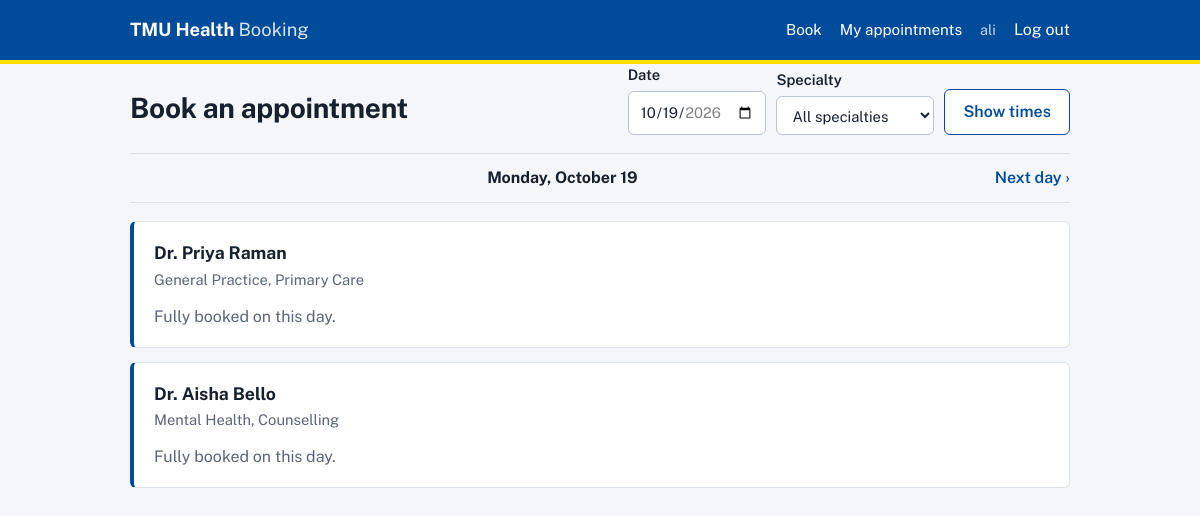
/book (signed in), run on the app's committed database.
### tables this page shows
CREATE TABLE users (
    id            INTEGER PRIMARY KEY AUTOINCREMENT,
    full_name     TEXT    NOT NULL,
    email         TEXT    NOT NULL UNIQUE,
    student_id    TEXT,
    password_hash TEXT    NOT NULL,
    role          TEXT    NOT NULL CHECK (role IN ('patient', 'admin')),
    created_at    TEXT    NOT NULL DEFAULT (datetime('now'))
);

CREATE TABLE doctors (
    id         INTEGER PRIMARY KEY AUTOINCREMENT,
    full_name  TEXT NOT NULL,
    specialty  TEXT NOT NULL,
    department TEXT NOT NULL
);

### booking.py (the view)
@bp.route("/book")
@login_required(role="patient")
def book():
    first, last = bookable_range()
    day = parse_date(request.args.get("date")) or first
    if not first <= day <= last:
        flash(f"Pick a date between {first:%b %d} and {last:%b %d}.", "error")
        day = first
    specialty = request.args.get("specialty") or None
    return render_template(
        "book.html",
        day=day, prev_day=max(first, day - timedelta(days=1)), next_day=min(last, day + timedelta(days=1)),
        first=first, last=last,
        specialty=specialty, specialties=specialties(),
        results=search_availability(day, specialty),
    )

### auth.py (called while the page is built)
def csrf_token():
    if "csrf" not in session:
        session["csrf"] = secrets.token_hex(16)
    return session["csrf"]

def check_csrf():
    if request.method == "POST":
        sent = request.form.get("csrf", "")
        if not hmac.compare_digest(sent, session.get("csrf", "")):
            abort(400, "Form expired. Go back, refresh the page, and try again.")

@bp.before_app_request
def load_user():
    check_csrf()
    uid = session.get("user_id")
    g.user = None
    if uid is not None:
        g.user = get_db().execute("SELECT * FROM users WHERE id = ?", (uid,)).fetchone()

def login_required(role=None):
    def decorator(view):
        @functools.wraps(view)
        def wrapped(**kwargs):
            if g.user is None:
                flash("Log in to continue.", "info")
                return redirect(url_for("auth.login", next=request.path))
            if role and g.user["role"] != role:
                abort(403)
            return view(**kwargs)
        return wrapped
    return decorator

### db.py (called while the page is built)
def get_db():
    if "db" not in g:
        g.db = sqlite3.connect(current_app.config["DATABASE"])
        g.db.row_factory = sqlite3.Row
        g.db.execute("PRAGMA foreign_keys = ON")
    return g.db

### scheduling.py (called while the page is built)
def parse_date(value):
    try:
        return datetime.strptime(value, "%Y-%m-%d").date()
    except (TypeError, ValueError):
        return None

def bookable_range():
    today = date.today()
    return today, today + timedelta(days=BOOKING_WINDOW_DAYS)

def _times_between(start, end, minutes):
    t = datetime.strptime(start, "%H:%M")
    stop = datetime.strptime(end, "%H:%M")
    while t + timedelta(minutes=minutes) <= stop:
        yield t.strftime("%H:%M")
        t += timedelta(minutes=minutes)

def all_slots(doctor_id, day):
    rows = get_db().execute(
        "SELECT start_time, end_time, slot_minutes FROM doctor_schedules WHERE doctor_id = ? AND weekday = ?",
        (doctor_id, day.weekday()),
    ).fetchall()
    slots = []
    for r in rows:
        slots.extend(_times_between(r["start_time"], r["end_time"], r["slot_minutes"]))
    return sorted(slots)

def specialties():
    return [r["specialty"] for r in get_db().execute("SELECT DISTINCT specialty FROM doctors ORDER BY specialty")]

### templates/book.html (shortened to what this page needs)
{% extends "base.html" %}
{% block content %}
<div class="pagehead">
  <h1>Book an appointment</h1>
  <form method="get" class="filters">
    <label>Date<input type="date" name="date" value="{{ day.isoformat() }}" min="{{ first.isoformat() }}" max="{{ last.isoformat() }}"></label>
    <label>Specialty
      <select name="specialty">
        <option value="">All specialties</option>
      </select>
    </label>
    <button class="btn ghost">Show times</button>
  </form>
</div>
<div class="daynav">
  <strong>{{ day.strftime('%A, %B %d') }}</strong>
  {% if day < last %}<a href="{{ url_for('booking.book', date=next_day.isoformat(), specialty=specialty) }}">Next day ›</a>{% else %}<span></span>{% endif %}
</div>
{% for r in results %}
  <form method="post" class="doctor">
    <div class="doctor-info">
      <h2>{{ r.doctor.full_name }}</h2>
      <p>{{ r.doctor.specialty }}, {{ r.doctor.department }}</p>
    </div>
    {% if r.slots %}
      <fieldset class="slots">
        <legend>Open times</legend>
        {% for t in r.slots %}
          <label class="slot"><input type="radio" name="time" value="{{ t }}" required><span>{{ t }}</span></label>
        {% endfor %}
      </fieldset>
      <div class="confirm">
        <label><span>Reason for visit <small>(optional)</small></span><input name="reason" maxlength="300" placeholder="e.g. follow-up, prescription renewal"></label>
        <button class="btn">Book appointment</button>
      </div>
    {% else %}
      <p class="full">Fully booked on this day.</p>
    {% endif %}
  </form>
{% endfor %}
{% endblock %}

### templates/base.html (shortened to what this page needs)
<!doctype html>
<html lang="en">
<head>
  <link rel="stylesheet" href="{{ url_for('static', filename='style.css') }}">
</head>
<body>
  <header class="topbar">
    <div class="wrap topbar-inner">
      <a class="brand" href="{{ url_for('index') }}">TMU Health <span>Booking</span></a>
      <nav>
        {% if g.user %}
          {% if g.user.role == 'patient' %}
            <a href="{{ url_for('booking.book') }}">Book</a>
            <a href="{{ url_for('booking.my_appointments') }}">My appointments</a>
          {% else %}
            <a href="{{ url_for('admin.dashboard') }}">Dashboard</a>
          {% endif %}
          <span class="who">{{ g.user.full_name }}</span>
          <form method="post" action="{{ url_for('auth.logout') }}">
            <button class="linkbtn">Log out</button>
          </form>
        {% else %}
          <a href="{{ url_for('auth.login') }}">Log in</a>
          <a href="{{ url_for('auth.register') }}">Create account</a>
        {% endif %}
      </nav>
    </div>
  </header>
  <main class="wrap">
    {% block content %}{% endblock %}
  </main>
</body>
</html>

### static/style.css (style rules this page uses)
:root { --blue: #004c9b; --blue-dark: #003670; --gold: #ffdc00; --ink: #16202e; --muted: #5a6576; --line: #dce2ea; --bg: #f4f6f9; --card: #ffffff; --ok: #1e7f4f; --bad: #b3261e; --radius: 6px; font-family: "Public Sans", system-ui, -apple-system, "Segoe UI", Arial, sans-serif; color: var(--ink); }
* { box-sizing: border-box; }
body { margin: 0; background: var(--bg); line-height: 1.5; }
a { color: var(--blue); }
.wrap { max-width: 980px; margin: 0 auto; padding: 0 20px; }
main { padding-top: 28px; padding-bottom: 60px; }
.topbar { background: var(--blue); border-bottom: 4px solid var(--gold); }
.topbar-inner { display: flex; align-items: center; justify-content: space-between; gap: 16px; min-height: 60px; flex-wrap: wrap; }
.brand { color: #fff; font-weight: 700; font-size: 1.15rem; text-decoration: none; }
.brand span { font-weight: 400; opacity: .85; }
nav { display: flex; align-items: center; gap: 18px; flex-wrap: wrap; }
nav a, .linkbtn { color: #fff; text-decoration: none; font-size: .95rem; }
.who { color: #c9daf0; font-size: .9rem; }
nav form { margin: 0; }
.linkbtn { background: none; border: 0; padding: 0; cursor: pointer; font: inherit; }
h1 { font-size: 1.75rem; margin: 0 0 6px; letter-spacing: -.01em; }
h2 { font-size: 1.1rem; margin: 0; }
label { display: grid; gap: 5px; font-weight: 600; font-size: .92rem; }
input, select { font: inherit; font-weight: 400; padding: 9px 11px; border: 1px solid #b9c3d0; border-radius: var(--radius); background: #fff; color: var(--ink); }
.btn { display: inline-block; font: inherit; font-weight: 600; background: var(--blue); color: #fff; border: 0; border-radius: var(--radius); padding: 10px 18px; cursor: pointer; text-decoration: none; text-align: center; }
.btn.ghost { background: #fff; color: var(--blue); border: 1px solid var(--blue); }
.pagehead { display: flex; justify-content: space-between; align-items: flex-end; gap: 16px; flex-wrap: wrap; margin-bottom: 18px; }
.filters { display: flex; gap: 10px; align-items: flex-end; flex-wrap: wrap; }
.daynav { display: flex; justify-content: space-between; align-items: center; padding: 12px 0; border-top: 1px solid var(--line); border-bottom: 1px solid var(--line); margin-bottom: 18px; }
.daynav a { text-decoration: none; font-weight: 600; }
.doctor { background: var(--card); border: 1px solid var(--line); border-left: 4px solid var(--blue); border-radius: var(--radius); padding: 18px 20px; margin-bottom: 14px; display: grid; gap: 14px; }
.doctor-info p { margin: 2px 0 0; color: var(--muted); font-size: .92rem; }
.full, .empty { color: var(--muted); margin: 0; }

### data on the page
users: user.full_name "ali"
doctors: doctor.full_name "Dr. Priya Raman", doctor.specialty "General Practice", doctor.department "Primary Care"
doctors: doctor.full_name "Dr. Aisha Bello", doctor.specialty "Mental Health", doctor.department "Counselling"

### other printed values
{{ day.strftime('%A, %B %d') }} "Monday, October 19"
